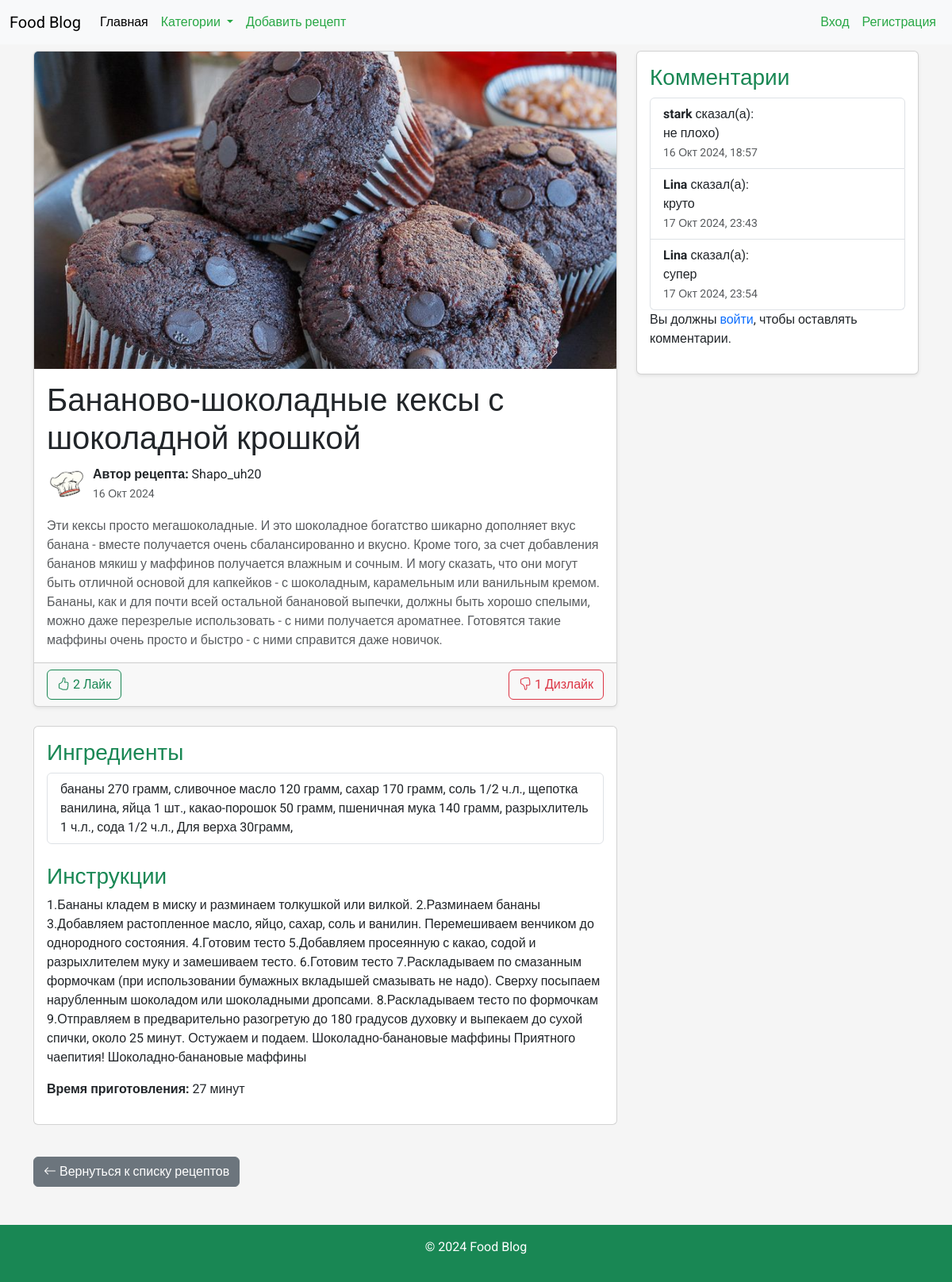
Page /recipe/1/ on the committed database.
### recipes/models.py (models this page shows, shortened)
class Recipe(models.Model):
    title = models.CharField(max_length=255)
    description = models.TextField()
    ingredients = models.TextField()
    instructions = models.TextField()
    cooking_time = models.IntegerField()  # Время в минутах
    image = models.ImageField(upload_to='recipes/', blank=True, null=True)
    created_at = models.DateTimeField(auto_now_add=True)
    updated_at = models.DateTimeField(auto_now=True)
    author = models.ForeignKey(User, on_delete=models.CASCADE)
    category = models.ForeignKey('Category', on_delete=models.SET_NULL, null=True)
    likes = models.PositiveIntegerField(default=0)
    dislikes = models.PositiveIntegerField(default=0)

class Comment(models.Model):
    recipe = models.ForeignKey('Recipe', related_name='comments', on_delete=models.CASCADE)  # Указываем модель как строку
    user = models.ForeignKey(User, on_delete=models.CASCADE)
    text = models.TextField()
    created_at = models.DateTimeField(auto_now_add=True)

### recipes/views.py (the view)
# urls.py: path('recipe/<int:pk>/', views.recipe_detail, name='recipe_detail'),
def recipe_detail(request, pk):
    recipe = get_object_or_404(Recipe, pk=pk)
    likes = recipe.like_set.filter(is_like=True).count()
    dislikes = recipe.like_set.filter(is_like=False).count()
    comments = recipe.comments.all()
    if request.method == 'POST':
        comment_form = CommentForm(request.POST)
        if comment_form.is_valid():
            comment = comment_form.save(commit=False)
            comment.recipe = recipe
            comment.user = request.user
            comment.save()
            return redirect('recipe_detail', pk=recipe.pk)  # Обновляем страницу после добавления комментария
    else:
        comment_form = CommentForm()
    return render(request, 'recipes/recipe_detail.html', {
        'recipe': recipe,
        'likes': likes,
        'dislikes': dislikes,
        'comments': comments,
        'comment_form': comment_form,
    })

### recipes/templates/recipes/recipe_detail.html (shortened to what this page needs)
{% extends 'base.html' %}
{% load custom_filters %}
{% load static %}
{% block content %}
<div class="container mt-5">
  <div class="row">
    <div class="col-md-8">
      <div class="card shadow-sm mb-4">
        {% if recipe.image %}
          <img src="{{ recipe.image.url }}" class="card-img-top" alt="Изображение рецепта" style="max-height: 400px; object-fit: cover;">
        {% else %}
          <img src="{% static 'default_recipe_image.jpg' %}" class="card-img-top" alt="Изображение по умолчанию" style="max-height: 400px; object-fit: cover;">
        {% endif %}
        <div class="card-body">
          <h1 class="card-title">{{ recipe.title }}</h1>
          <div class="d-flex align-items-center mb-3">
            {% if recipe.author.profile.image %}
              <img src="{{ recipe.author.profile.image.url }}" alt="Автор" class="rounded-circle me-2" style="width: 50px; height: 50px;">
            {% else %}
              <img src="{% static 'default_profile_image.jpg' %}" alt="Автор" class="rounded-circle me-2" style="width: 50px; height: 50px;">
            {% endif %}
            <div>
              <p class="mb-0"><strong>Автор рецепта:</strong> {{ recipe.author.username }}</p>
              <small class="text-muted">{{ recipe.created_at|date:"d M Y" }}</small>
            </div>
          </div>
          <p class="card-text text-muted">{{ recipe.description }}</p>
        </div>
        <div class="card-footer d-flex justify-content-between">
          <form method="post" action="{% url 'like_recipe' recipe.pk %}">
            <button type="submit" class="btn btn-outline-success">
              <i class="bi bi-hand-thumbs-up"></i> {{ likes }} Лайк
            </button>
          </form>
          <form method="post" action="{% url 'dislike_recipe' recipe.pk %}">
            <button type="submit" class="btn btn-outline-danger">
              <i class="bi bi-hand-thumbs-down"></i> {{ dislikes }} Дизлайк
            </button>
          </form>
        </div>
      </div>
      <div class="card mb-4">
        <div class="card-body">
          <h3 class="text-success">Ингредиенты</h3>
          <ul class="list-group">
            <li class="list-group-item">{{ recipe.ingredients }}</li>
          </ul>
          <h3 class="text-success mt-4">Инструкции</h3>
          <p>{{ recipe.instructions }}</p>
          <p><strong>Время приготовления:</strong> {{ recipe.cooking_time }} минут</p>
        </div>
      </div>
    </div>
    <div class="col-md-4">
      <div class="card mb-4 shadow-sm">
        <div class="card-body">
          <h3 class="text-success">Комментарии</h3>
          <ul class="list-group">
            {% for comment in comments %}
              <li class="list-group-item">
                <strong>{{ comment.user.username }}</strong> сказал(а): <br>
                {{ comment.text }} <br>
                <small class="text-muted">{{ comment.created_at|date:"d M Y, H:i" }}</small>
              </li>
            {% empty %}
              <p class="text-muted">Комментариев пока нет.</p>
            {% endfor %}
          </ul>
          {% if user.is_authenticated %}
            <h4 class="mt-4">Оставить комментарий</h4>
            <form method="post">
              {% csrf_token %}
              {{ comment_form.as_p }}
              <button type="submit" class="btn btn-success mt-2">Добавить комментарий</button>
            </form>
          {% else %}
            <p>Вы должны <a href="{% url 'login' %}" class="text-decoration-none">войти</a>, чтобы оставлять комментарии.</p>
          {% endif %}
        </div>
      </div>
    </div>
  </div>
  <a href="{% url 'recipe_list' %}" class="btn btn-secondary mt-3">
    <i class="bi bi-arrow-left"></i> Вернуться к списку рецептов
  </a>
</div>
{% endblock %}

### static/css/styles.css (style rules this page uses)
body { font-family: 'Roboto', sans-serif; background-color: #f5f5f5; }

### rows in the picture
Recipe: image (picture), title "Бананово-шоколадные кексы с шоколадной крошкой", author.username "Shapo_uh20", created_at "16 Окт 2024", description "Эти кексы просто мегашоколадные. И это шоколадное богатство шикарно дополняет вкус банана - вместе получается очень сбалансированно и вкусно. Кроме того, за счет добавления бананов мякиш у маффинов получается влажным и сочным. И могу сказать, что они могут быть отличной основой для капкейков - с шоколадным, карамельным или ванильным кремом. Бананы, как и для почти всей остальной банановой выпечки, должны быть хорошо спелыми, можно даже перезрелые использовать - с ними получается ароматнее. Готовятся такие маффины очень просто и быстро - с ними справится даже новичок.", ingredients "бананы 270 грамм, сливочное масло 120 грамм, сахар 170 грамм, соль 1/2 ч.л., щепотка ванилина, яйца 1 шт., какао-порошок 50 грамм, пшеничная мука 140 грамм, разрыхлитель 1 ч.л., сода 1/2 ч.л., Для верха 30грамм,", instructions "1.Бананы кладем в миску и разминаем толкушкой или вилкой. 2.Разминаем бананы 3.Добавляем растопленное масло, яйцо, сахар, соль и ванилин. Перемешиваем венчиком до однородного состояния. 4.Готовим тесто 5.Добавляем просеянную с какао, содой и разрыхлителем муку и замешиваем тесто. 6.Готовим тесто 7.Раскладываем по смазанным формочкам (при использовании бумажных вкладышей смазывать не надо). Сверху посыпаем нарубленным шоколадом или шоколадными дропсами. 8.Раскладываем тесто по формочкам 9.Отправляем в предварительно разогретую до 180 градусов духовку и выпекаем до сухой спички, около 25 минут. Остужаем и подаем. Шоколадно-банановые маффины Приятного чаепития! Шоколадно-банановые маффины", cooking_time "27"
Comment: user.username "stark", text "не плохо)", created_at "16 Окт 2024, 18:57"
Comment: user.username "Lina", text "круто", created_at "17 Окт 2024, 23:43"
Comment: user.username "Lina", text "супер", created_at "17 Окт 2024, 23:54"

### other values in the picture
{{ likes }} "2"
{{ dislikes }} "1"
